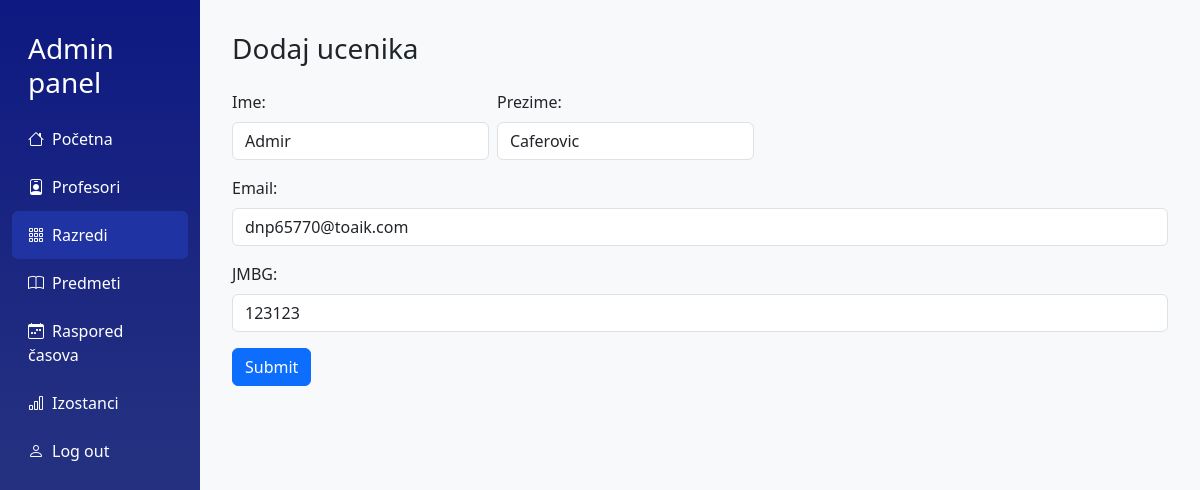
Screenshot of /admin/editucenik.php?id=5 (signed in) with the database file from the repository.
### tables this page shows
CREATE TABLE `ucenici` (
  `ucenik_id` int(11) NOT NULL,
  `user_id` int(11) DEFAULT NULL,
  `jmbg` int(40) DEFAULT NULL,
  `razred_id` int(11) DEFAULT NULL,
  `opravdani` smallint(6) DEFAULT NULL,
  `neopravdani` smallint(6) DEFAULT NULL,
  `ime` varchar(30) DEFAULT NULL,
  `prezime` varchar(50) DEFAULT NULL
);

CREATE TABLE `users` (
  `user_id` int(11) NOT NULL,
  `email` varchar(100) DEFAULT NULL,
  `password` varchar(100) DEFAULT NULL,
  `pristup` enum('ucenik','admin','profesor') DEFAULT NULL,
  `token` varchar(100) DEFAULT NULL
);

### admin/editucenik.php (the view, shortened to what this page needs)
<?php
    require_once("../includes/admincheck.php");
    $id = $_REQUEST['id'];
    $qFind = $conn->prepare('SELECT * FROM ucenici, users WHERE ucenici.ucenik_id = :id AND ucenici.user_id = users.user_id');
    $qFind->bindValue(':id', $id);
    $qFind->execute();
    $ucenik = $qFind->fetch(PDO::FETCH_ASSOC);
?>
<!DOCTYPE html>
<html lang="sr">
<head>
    <link href="https://cdn.jsdelivr.net/npm/bootstrap@5.3.3/dist/css/bootstrap.min.css" rel="stylesheet">
    <link href="https://cdn.jsdelivr.net/npm/bootstrap-icons/font/bootstrap-icons.css" rel="stylesheet">
    <link rel="stylesheet" href="../css/dashboard.css">
    <link rel="stylesheet" href="../css/kartica.css">
</head>
<body>
    <div class="container-fluid">
        <div class="row">
            <nav class="col-md-2 sidebar">
                <h5 class="px-3 fs-3 my-3">Admin panel</h5>
                <a href="dashboard.php"><i class="bi bi-house me-2"></i>Početna</a>
                <a href="prikaziprofesore.php"><i class="bi bi-person-badge me-2"></i>Profesori</a>
                <div class="dropdown-container">
                    <a href="#" class="active"><i class="bi bi-grid-3x3-gap me-2"></i>Razredi</a>
                </div>
                <a href="prikazipredmete.php"><i class="bi bi-book me-2"></i>Predmeti</a>
                <div class="dropdown-container">
                <a href="#"><i class="bi bi-calendar-week me-2"></i>Raspored časova</a>
            </div>
            <a href="#"><i class="bi bi-bar-chart me-2"></i>Izostanci</a>
            <a href="../logout.php"><i class="bi bi-person me-2"></i>Log out</a>
            </nav>
            <main class="col-md-10 content">
                <h3 class="text-align-center">Dodaj ucenika</h3>
                <form action="" method="post">
                    <div class="d-flex flex-row gap-2">
                        <div class="mt-3">
                            <label for="ime" class="form-label">Ime: </label>
                            <input type="text" name="ime" id="ime" class="form-control" placeholder="Ime" value="<?php echo $ucenik['ime'] ?>" required>
                        </div>
                        <div class="mt-3">
                            <label for="prezime" class="form-label">Prezime: </label>
                            <input type="text" name="prezime" id="prezime" class="form-control" placeholder="Prezime" value="<?php echo $ucenik['prezime'] ?>" required>
                        </div>
                    </div>
                    <div class="mt-3">
                        <label for="student_email" class="form-label">Email: </label>
                        <input type="email" name="student_email" id="student_email" class="form-control" placeholder="Email" value="<?php echo $ucenik['email'] ?>" required>
                    </div>
                    <div class="mt-3">
                        <label for="student_jmbg" class="form-label">JMBG: </label>
                        <input type="number" name="student_jmbg" id="student_jmbg" class="form-control" placeholder="JMBG" value="<?php echo $ucenik['jmbg'] ?>" required>
                    </div>
                    <div class="mt-3">
                        <button type="submit" name="submit" id="submit" class="btn btn-primary">Submit</button>
                    </div>
                </form>
            </main>
        </div>
    </div>
</body>

### css/dashboard.css (style rules this page uses)
body { background-color: #f8f9fa; }
.sidebar { height: 100vh; background: linear-gradient(to bottom, rgb(14, 25, 130), rgb(34, 46, 128), rgb(45, 58, 128)) ; color: white; padding-top: 1rem; }
.sidebar a { color: white; text-decoration: none; padding: 0.75rem 1rem; display: block; border-radius: 0.375rem; }
.sidebar a.active, .sidebar a:hover { background-color: rgb(31, 51, 163); }
.content { padding: 2rem; }
.dropdown-container { position: relative; }

### css/kartica.css (style rules this page uses)
body { background-color: #f8f9fa; }
.sidebar { height: 100vh; background: linear-gradient(to bottom, rgb(14, 25, 130), rgb(34, 46, 128), rgb(45, 58, 128)); color: white; padding-top: 1rem; }
.sidebar a { color: white; text-decoration: none; padding: 0.75rem 1rem; display: block; border-radius: 0.375rem; }
.sidebar a.active, .sidebar a:hover { background-color: rgb(31, 51, 163); }
.content { padding: 2rem; }
.dropdown-container { position: relative; }

### rows the page displays
ucenici: ime "Admir", prezime "Caferovic", student_email "dnp65770@toaik.com", student_jmbg "123123"
